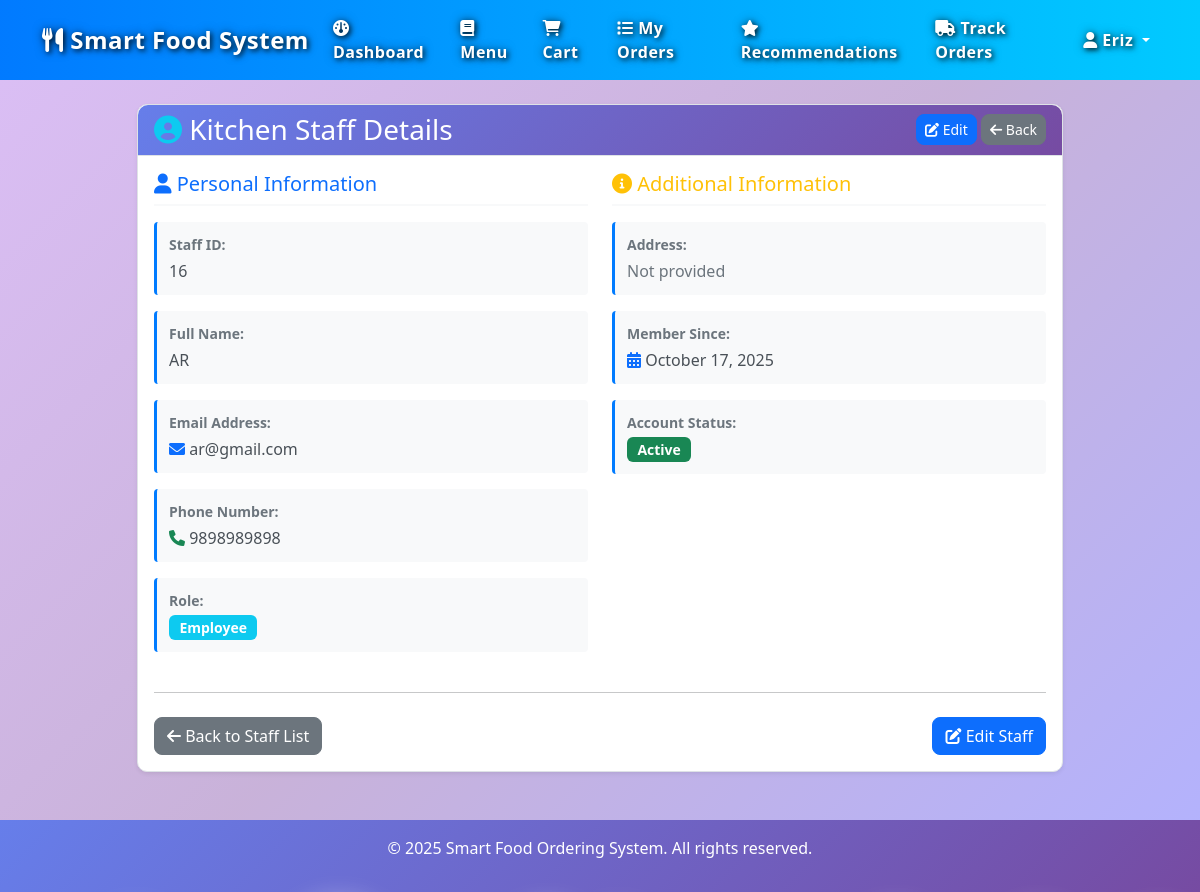
Page /kitchen/view/16 (signed in) on the committed database.
### models.py (models this page shows, shortened)
class User(db.Model):
    __tablename__ = 'user'
    user_id = db.Column(db.Integer, primary_key=True, autoincrement=True)
    name = db.Column(db.String(100), nullable=False)
    email = db.Column(db.String(120), unique=True, nullable=False)
    phone = db.Column(db.String(20), nullable=False)
    role = db.Column(db.String(20), nullable=False)  # Admin, Supervisor, Employee, Customer
    password = db.Column(db.String(255), nullable=False)
    address = db.Column(db.Text, nullable=True)
    created_date = db.Column(db.DateTime, default=datetime.now)
    two_factor_enabled = db.Column(db.Boolean, default=False)
    otp_code = db.Column(db.String(6), nullable=True)
    otp_expiry = db.Column(db.DateTime, nullable=True)
    backup_codes = db.Column(db.Text, nullable=True)  # Comma-separated encrypted codes
    failed_login_attempts = db.Column(db.Integer, default=0)
    account_locked_until = db.Column(db.DateTime, nullable=True)
    last_login = db.Column(db.DateTime, nullable=True)
    orders = db.relationship('Order', backref='customer', lazy=True, cascade='all, delete-orphan')
    feedback = db.relationship('Feedback', backref='user', lazy=True, cascade='all, delete-orphan')
    recommendations = db.relationship('Recommendation', backref='user', lazy=True, cascade='all, delete-orphan')
    login_history = db.relationship('LoginHistory', backref='user', lazy=True, cascade='all, delete-orphan')
    trusted_devices = db.relationship('TrustedDevice', backref='user', lazy=True, cascade='all, delete-orphan')

### routes/kitchen.py (the view)
@kitchen_bp.route('/view/<int:user_id>')
@login_required
def view_kitchen_staff(user_id):
    staff = User.query.get_or_404(user_id)
    return render_template('kitchen/view.html', staff=staff)

### app.py (called while the page is built)
@app.after_request
def add_header(response):
    response.headers['Cache-Control'] = 'no-store, no-cache, must-revalidate, post-check=0, pre-check=0, max-age=0'
    response.headers['Pragma'] = 'no-cache'
    response.headers['Expires'] = '-1'
    return response

### routes/kitchen.py (called while the page is built)
def login_required(f):
    @wraps(f)
    def decorated_function(*args, **kwargs):
        if 'user_id' not in session:
            return redirect(url_for('auth.login'))
        return f(*args, **kwargs)
    return decorated_function

### templates/kitchen/view.html (shortened to what this page needs)
{% extends "base.html" %}
{% block content %}
<div class="container mt-4">
    <div class="row">
        <div class="col-md-10 offset-md-1">
            <div class="card">
                <div class="card-header">
                    <div class="d-flex justify-content-between align-items-center">
                        <h3 class="card-title mb-0">
                            <i class="fas fa-user-circle text-info"></i>
                            Kitchen Staff Details
                        </h3>
                        <div>
                            <a href="{{ url_for('kitchen.edit_kitchen_staff', user_id=staff.user_id) }}" class="btn btn-primary btn-sm">
                                <i class="fas fa-edit"></i> Edit
                            </a>
                            <a href="{{ url_for('kitchen.list_kitchen_staff') }}" class="btn btn-secondary btn-sm">
                                <i class="fas fa-arrow-left"></i> Back
                            </a>
                        </div>
                    </div>
                </div>
                <div class="card-body">
                    <div class="row">
                        <div class="col-md-6">
                            <h5 class="text-primary mb-3">
                                <i class="fas fa-user"></i>
                                Personal Information
                            </h5>
                            <div class="info-group mb-3">
                                <label class="text-muted">Staff ID:</label>
                                <div class="info-value">{{ staff.user_id }}</div>
                            </div>
                            <div class="info-group mb-3">
                                <label class="text-muted">Full Name:</label>
                                <div class="info-value">{{ staff.name }}</div>
                            </div>
                            <div class="info-group mb-3">
                                <label class="text-muted">Email Address:</label>
                                <div class="info-value">
                                    <i class="fas fa-envelope text-primary"></i>
                                    {{ staff.email }}
                                </div>
                            </div>
                            <div class="info-group mb-3">
                                <label class="text-muted">Phone Number:</label>
                                <div class="info-value">
                                    <i class="fas fa-phone text-success"></i>
                                    {{ staff.phone }}
                                </div>
                            </div>
                            <div class="info-group mb-3">
                                <label class="text-muted">Role:</label>
                                <div class="info-value">
                                    <span class="badge bg-info">{{ staff.role }}</span>
                                </div>
                            </div>
                        </div>
                        <div class="col-md-6">
                            <h5 class="text-warning mb-3">
                                <i class="fas fa-info-circle"></i>
                                Additional Information
                            </h5>
                            <div class="info-group mb-3">
                                <label class="text-muted">Address:</label>
                                <div class="info-value">
                                    {% if staff.address %}
                                        <i class="fas fa-map-marker-alt text-danger"></i>
                                        {{ staff.address }}
                                    {% else %}
                                        <span class="text-muted">Not provided</span>
                                    {% endif %}
                                </div>
                            </div>
                            <div class="info-group mb-3">
                                <label class="text-muted">Member Since:</label>
                                <div class="info-value">
                                    <i class="fas fa-calendar-alt text-primary"></i>
                                    {{ staff.created_date.strftime('%B %d, %Y') if staff.created_date else 'N/A' }}
                                </div>
                            </div>
                            <div class="info-group mb-3">
                                <label class="text-muted">Account Status:</label>
                                <div class="info-value">
                                    <span class="badge bg-success">Active</span>
                                </div>
                            </div>
                        </div>
                    </div>
                    <hr class="my-4">
                    <div class="d-flex justify-content-between">
                        <a href="{{ url_for('kitchen.list_kitchen_staff') }}" class="btn btn-secondary">
                            <i class="fas fa-arrow-left"></i>
                            Back to Staff List
                        </a>
                        <div>
                            <a href="{{ url_for('kitchen.edit_kitchen_staff', user_id=staff.user_id) }}" class="btn btn-primary">
                                <i class="fas fa-edit"></i>
                                Edit Staff
                            </a>
                        </div>
                    </div>
                </div>
            </div>
        </div>
    </div>
</div>
{% endblock %}

### static/css/style.css (style rules this page uses)
body { font-family: 'Segoe UI', Tahoma, Geneva, Verdana, sans-serif; background-color: #f8f9fa; }
.card { border: none; border-radius: 10px; box-shadow: 0 0 20px rgba(0, 0, 0, 0.1); transition: transform 0.3s ease; }
.card-header { background: linear-gradient(135deg, #667eea 0%, #764ba2 100%); color: white; border-radius: 10px 10px 0 0 !important; font-weight: 600; }
.btn { border-radius: 8px; font-weight: 500; transition: all 0.3s ease; }
.badge { font-size: 0.75rem; padding: 0.5em 0.75em; border-radius: 6px; }

### templates/base.html (style rules this page uses)
body { background: linear-gradient(135deg, rgba(138, 43, 226, 0.3) 0%, rgba(75, 0, 130, 0.3) 12.5%, rgba(0, 0, 255, 0.3) 25%, rgba(0, 191, 255, 0.3) 37.5%, rgba(0, 255, 127, 0.3) 50%, rgba(64, 224, 208, 0.3) 62.5%, rgba(255, 255, 0, 0.3) 75%, rgba(255, 192, 203, 0.3) 87.5%, rgba(138, 43, 226, 0.3) 100%) !important; background-size: 400% 400% !important; animation: gradientFlow 25s ease infinite !important; min-height: 100vh !important; position: relative; overflow-x: hidden; }
main.container-fluid, .container { position: relative; z-index: 1; }
.card { backdrop-filter: blur(10px); }

### templates/kitchen/view.html (style rules this page uses)
.card { box-shadow: 0 0.125rem 0.25rem rgba(0, 0, 0, 0.075); border: 1px solid #dee2e6; }
.card-header { background-color: #f8f9fa; border-bottom: 1px solid #dee2e6; }
.info-group { padding: 0.75rem; background-color: #f8f9fa; border-radius: 0.25rem; border-left: 3px solid #007bff; }
.info-group label { font-weight: 600; font-size: 0.875rem; margin-bottom: 0.25rem; display: block; }
.info-value { font-size: 1rem; color: #495057; }
h5 { margin-bottom: 1rem; padding-bottom: 0.5rem; border-bottom: 2px solid #f8f9fa; }
hr { border-color: #dee2e6; }
.badge { font-size: 0.875rem; padding: 0.35rem 0.65rem; }

### rows in the picture
User: user_id "16", name "AR", email "ar@gmail.com", phone "9898989898", role "Employee", created_date "October 17, 2025"

### other values in the picture
{{ session.user_name }} "Eriz"
